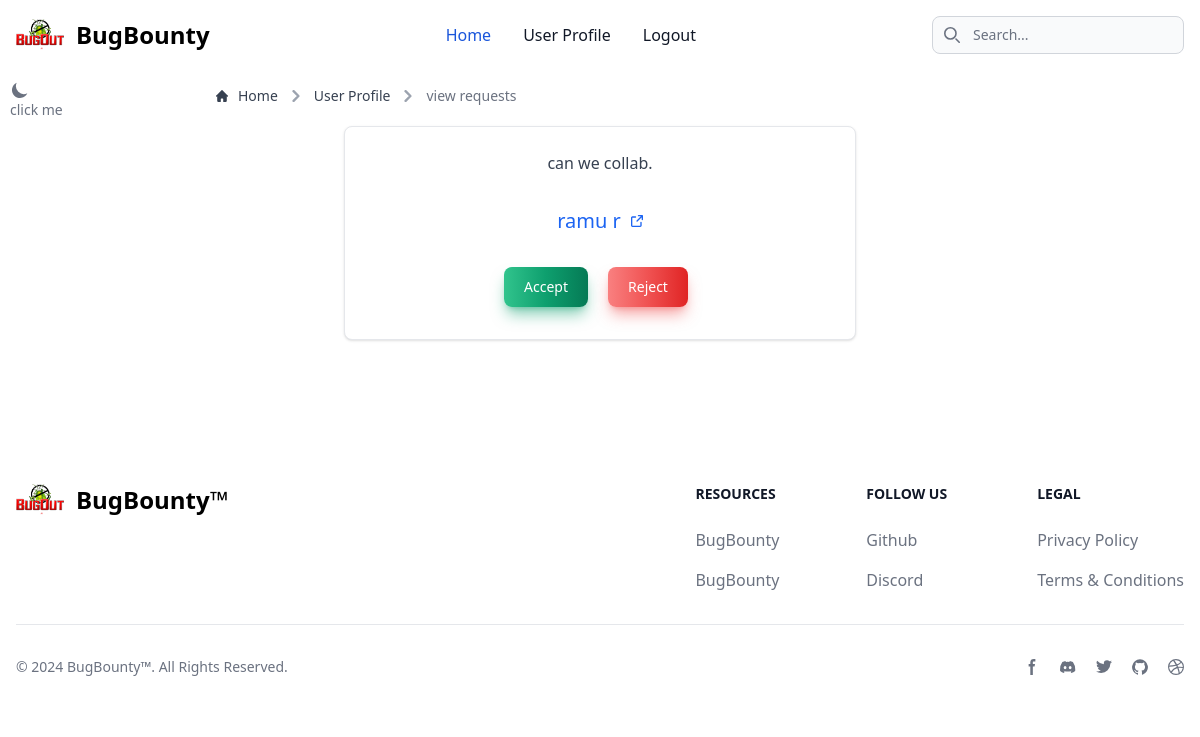
The app's page /viewcollabs/ (signed in), older data.
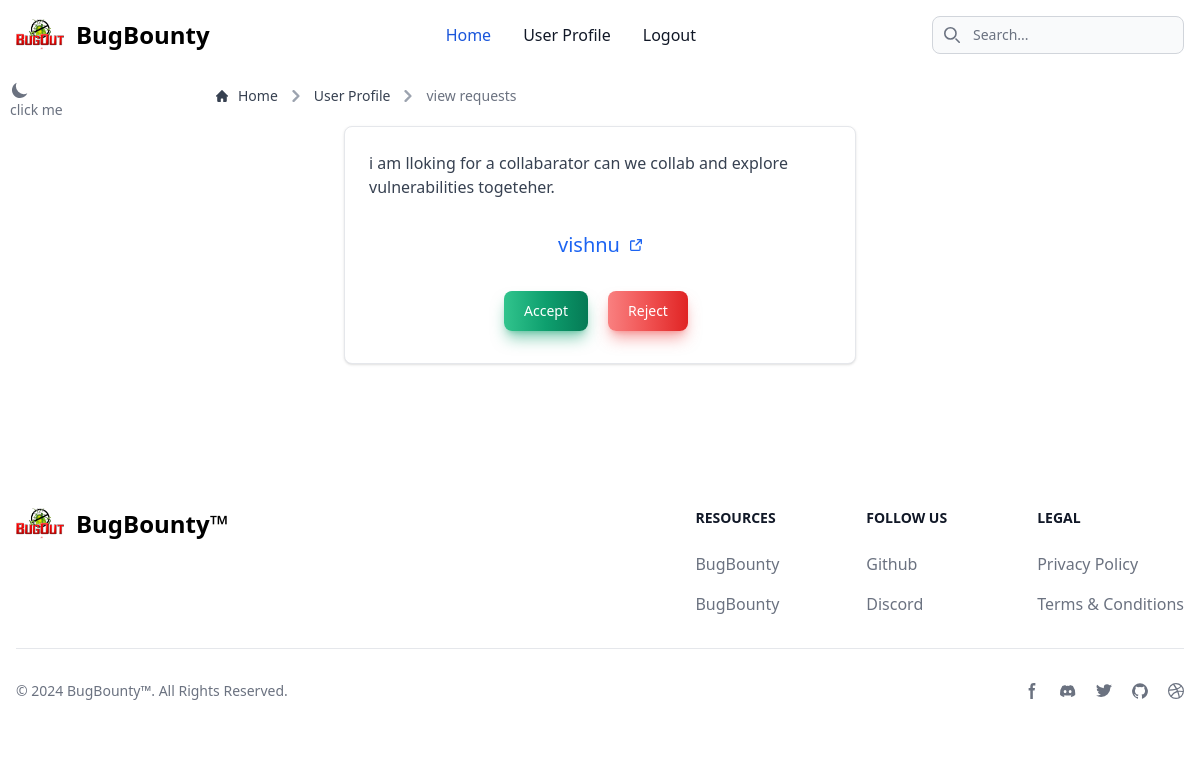
The same page, newer data.
### app/models.py (models this page shows)
class collaborate(models.Model):
    post = models.ForeignKey(Posts, on_delete=models.CASCADE)
    user = models.ForeignKey(User, on_delete=models.CASCADE)
    description = models.TextField()

### app/views.py (the view)
# urls.py: path('viewcollabs/', viewCollabs, name='viewcollabs'),
@login_required(login_url='/login')
def viewCollabs(request):
    list = []
    instance = Posts.objects.filter(user=request.user)
    for val in instance:
        find = collaborate.objects.filter(post=val.id)
        if find:
            list.extend(find)
    print(list)
    return render(request, 'viewcollabrequests.html',{"list":list})

### app/templates/viewcollabrequests.html (shortened to what this page needs)
{% extends 'base.html' %}
{% block content %}
<div class="mx-14 md:mx-32">
    <nav class="flex" aria-label="Breadcrumb">
        <ol class="inline-flex items-center space-x-1 md:space-x-2 rtl:space-x-reverse">
          <li class="inline-flex items-center">
            <a href="{% url "index" %}" class="inline-flex items-center text-sm font-medium text-gray-700 hover:text-blue-600 dark:text-gray-400 dark:hover:text-white">
              Home
            </a>
          </li>
          <li>
            <div class="flex items-center">
              <svg class="rtl:rotate-180 w-3 h-3 text-gray-400 mx-1" aria-hidden="true" xmlns="http://www.w3.org/2000/svg" fill="none" viewBox="0 0 6 10">
                <path stroke="currentColor" stroke-linecap="round" stroke-linejoin="round" stroke-width="2" d="m1 9 4-4-4-4"/>
              </svg>
              <a href="{% url "userprofile" %}" class="ms-1 text-sm font-medium text-gray-700 hover:text-blue-600 md:ms-2 dark:text-gray-400 dark:hover:text-white">User Profile</a>
            </div>
          </li>
          <li aria-current="page">
            <div class="flex items-center">
              <svg class="rtl:rotate-180 w-3 h-3 text-gray-400 mx-1" aria-hidden="true" xmlns="http://www.w3.org/2000/svg" fill="none" viewBox="0 0 6 10">
                <path stroke="currentColor" stroke-linecap="round" stroke-linejoin="round" stroke-width="2" d="m1 9 4-4-4-4"/>
              </svg>
              <span class="ms-1 text-sm font-medium text-gray-500 md:ms-2 dark:text-gray-400">view requests</span>
            </div>
          </li>
        </ol>
      </nav>
    </div>
    <div class="flex flex-col justify-center items-center gap-3 mt-5 mb-5">
  {% if list|length != 0 %}
  {% for  val in list %}
  <div class="block w-auto md:w-1/2 md:flex flex-col justify-center items-center gap-5 p-6 bg-white border border-gray-200 rounded-lg shadow hover:bg-gray-100 dark:bg-gray-800 dark:border-gray-700 dark:hover:bg-gray-700">
    <p class="font-normal text-gray-700 dark:text-gray-400">{{val.description}}.</p>
    <a href="#" class="inline-flex font-medium items-center text-blue-600 hover:underline pt-3 pb-3 text-xl">
       {{val.user}}
    </a>
    <div class="flex items-center gap-3">
        <button type="button" class="text-white bg-gradient-to-r from-green-400 via-green-500 to-green-600 hover:bg-gradient-to-br focus:ring-4 focus:outline-none focus:ring-green-300 dark:focus:ring-green-800 shadow-lg shadow-green-500/50 dark:shadow-lg dark:shadow-green-800/80 font-medium rounded-lg text-sm px-5 py-2.5 text-center me-2 mb-2">Accept</button>
        <button type="button" class="text-white bg-gradient-to-r from-red-400 via-red-500 to-red-600 hover:bg-gradient-to-br focus:ring-4 focus:outline-none focus:ring-red-300 dark:focus:ring-red-800 shadow-lg shadow-red-500/50 dark:shadow-lg dark:shadow-red-800/80 font-medium rounded-lg text-sm px-5 py-2.5 text-center me-2 mb-2">Reject</button>
    </div>
    </div>
    {% endfor %}
  {% endif %}
    </div>
{% endblock content %}

Row changes from the older to the newer data that the page shows:
removed collaborate: description "can we collab", user "ramu r"
added collaborate: description "i am lloking for a collabarator can we collab and explore vulnerabilities togeteher", user "vishnu"
